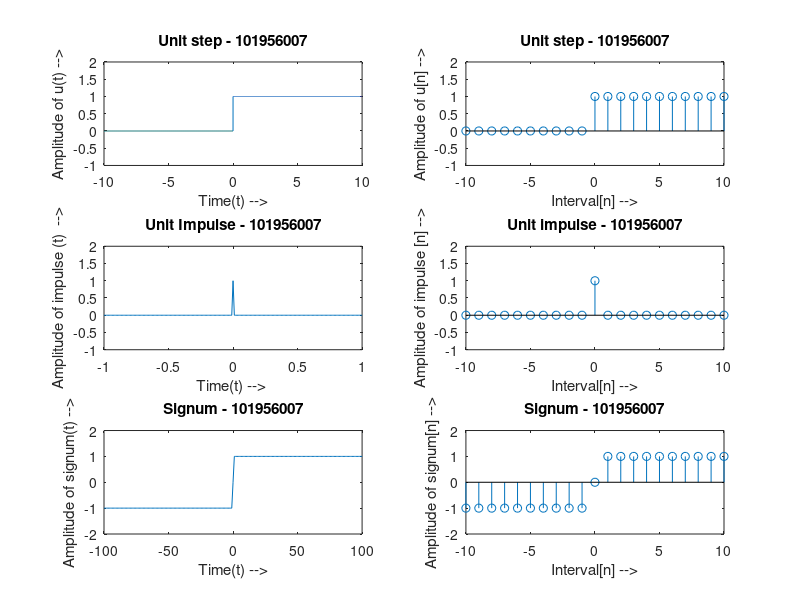

Recreate this plot in MATLAB.
clc
clear all;
close all;

t1 = -10:0.001:10;
ut = t1>=0;
subplot(3,2,1);
plot(t1, ut);
ylim([-1 2]);
xlabel('Time(t) -->');
ylabel('Amplitude of u(t) -->');
title('Unit step - 101956007');

n1 = -10:1:10;
un = n1>=0;
subplot(3,2,2);
stem(n1, un);
ylim([-1 2])
xlabel('Interval[n] -->');
ylabel('Amplitude of u[n] -->');
title('Unit step - 101956007');

t2 = -1:0.01:1;
ui = [zeros(1, 100), ones(1,1), zeros(1, 100)];
subplot(3,2,3);
plot(t2, ui);
ylim([-1 2]);
xlabel('Time(t) --> ');
ylabel('Amplitude of impulse (t)  -->');
title('Unit Impulse - 101956007');

n2 = -10:1:10;
uni = [zeros(1, 10), ones(1,1), zeros(1,10)];
subplot(3, 2, 4);
stem(n2, uni);
ylim([-1 2]);
xlabel('Interval[n] -->');
ylabel('Amplitude of impulse [n] -->');
title('Unit impulse - 101956007');

t3 = -100:1:100;
sc = sign(t3);
subplot(3,2,5);
plot(t3, sc);
ylim([-2 2]);
xlabel('Time(t) -->');
ylabel('Amplitude of signum(t) -->');
title('Signum - 101956007');

n3 = -10:1:10;
sd = sign(n3);
subplot(3,2,6);
stem(n3,sd);
ylim([-2 2]);
xlabel('Interval[n] -->');
ylabel('Amplitude of signum[n] -->');
title('Signum - 101956007');